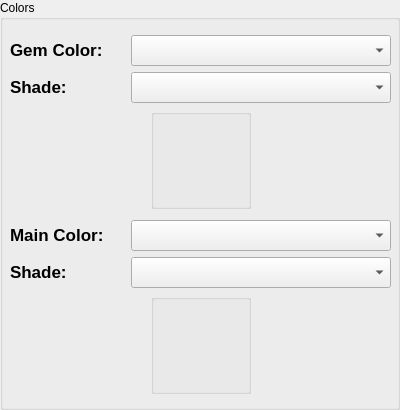
                  <widget class="QGroupBox" name="colors_group_box">
                   <property name="title">
                    <string>Colors</string>
                   </property>
                   <widget class="QWidget" name="verticalLayoutWidget_15">
                    <property name="geometry">
                     <rect>
                      <x>10</x>
                      <y>30</y>
                      <width>381</width>
                      <height>371</height>
                     </rect>
                    </property>
                    <layout class="QVBoxLayout" name="verticalLayout_17">
                     <item>
                      <layout class="QVBoxLayout" name="verticalLayout_9">
                       <item>
                        <layout class="QHBoxLayout" name="color_hor_layout">
                         <item>
                          <widget class="QLabel" name="color_label">
                           <property name="sizePolicy">
                            <sizepolicy hsizetype="Preferred" vsizetype="Fixed">
                             <horstretch>0</horstretch>
                             <verstretch>0</verstretch>
                            </sizepolicy>
                           </property>
                           <property name="maximumSize">
                            <size>
                             <width>115</width>
                             <height>30</height>
                            </size>
                           </property>
                           <property name="font">
                            <font>
                             <pointsize>13</pointsize>
                             <weight>75</weight>
                             <bold>true</bold>
                            </font>
                           </property>
                           <property name="text">
                            <string>Gem Color:</string>
                           </property>
                          </widget>
                         </item>
                         <item>
                          <widget class="QComboBox" name="color_combo_box">
                           <property name="minimumSize">
                            <size>
                             <width>0</width>
                             <height>0</height>
                            </size>
                           </property>
                           <property name="font">
                            <font>
                             <pointsize>14</pointsize>
                            </font>
                           </property>
                           <property name="iconSize">
                            <size>
                             <width>20</width>
                             <height>16</height>
                            </size>
                           </property>
                          </widget>
                         </item>
                        </layout>
                       </item>
                       <item>
                        <layout class="QHBoxLayout" name="color_hor_layout_3">
                         <item>
                          <widget class="QLabel" name="shade_label">
                           <property name="sizePolicy">
                            <sizepolicy hsizetype="Preferred" vsizetype="Fixed">
                             <horstretch>0</horstretch>
                             <verstretch>0</verstretch>
                            </sizepolicy>
                           </property>
                           <property name="maximumSize">
                            <size>
                             <width>115</width>
                             <height>30</height>
                            </size>
                           </property>
                           <property name="font">
                            <font>
                             <pointsize>13</pointsize>
                             <weight>75</weight>
                             <bold>true</bold>
                            </font>
                           </property>
                           <property name="text">
                            <string>Shade:</string>
                           </property>
                          </widget>
                         </item>
                         <item>
                          <widget class="QComboBox" name="shade_combo_box">
                           <property name="font">
                            <font>
                             <pointsize>14</pointsize>
                            </font>
                           </property>
                          </widget>
                         </item>
                        </layout>
                       </item>
                       <item>
                        <layout class="QHBoxLayout" name="horizontalLayout_5">
                         <item>
                          <spacer name="horizontalSpacer_3">
                           <property name="orientation">
                            <enum>Qt::Horizontal</enum>
                           </property>
                           <property name="sizeHint" stdset="0">
                            <size>
                             <width>40</width>
                             <height>20</height>
                            </size>
                           </property>
                          </spacer>
                         </item>
                         <item>
                          <widget class="QGroupBox" name="color_display">
                           <property name="sizePolicy">
                            <sizepolicy hsizetype="Preferred" vsizetype="Fixed">
                             <horstretch>0</horstretch>
                             <verstretch>0</verstretch>
                            </sizepolicy>
                           </property>
                           <property name="minimumSize">
                            <size>
                             <width>100</width>
                             <height>100</height>
                            </size>
                           </property>
                           <property name="maximumSize">
                            <size>
                             <width>100</width>
                             <height>100</height>
                            </size>
                           </property>
                           <property name="title">
                            <string/>
                           </property>
                          </widget>
                         </item>
                         <item>
                          <spacer name="horizontalSpacer_4">
                           <property name="orientation">
                            <enum>Qt::Horizontal</enum>
                           </property>
                           <property name="sizeHint" stdset="0">
                            <size>
                             <width>40</width>
                             <height>20</height>
                            </size>
                           </property>
                          </spacer>
                         </item>
                        </layout>
                       </item>
                      </layout>
                     </item>
                     <item>
                      <layout class="QVBoxLayout" name="verticalLayout_19">
                       <item>
                        <layout class="QHBoxLayout" name="color_hor_layout_5">
                         <item>
                          <widget class="QLabel" name="main_color_label">
                           <property name="sizePolicy">
                            <sizepolicy hsizetype="Preferred" vsizetype="Fixed">
                             <horstretch>0</horstretch>
                             <verstretch>0</verstretch>
                            </sizepolicy>
                           </property>
                           <property name="maximumSize">
                            <size>
                             <width>115</width>
                             <height>30</height>
                            </size>
                           </property>
                           <property name="font">
                            <font>
                             <pointsize>13</pointsize>
                             <weight>75</weight>
                             <bold>true</bold>
                            </font>
                           </property>
                           <property name="text">
                            <string>Main Color:</string>
                           </property>
                          </widget>
                         </item>
                         <item>
                          <widget class="QComboBox" name="main_color_combo_box">
                           <property name="minimumSize">
                            <size>
                             <width>0</width>
                             <height>0</height>
                            </size>
                           </property>
                           <property name="font">
                            <font>
                             <pointsize>14</pointsize>
                            </font>
                           </property>
                           <property name="iconSize">
                            <size>
                             <width>20</width>
                             <height>16</height>
                            </size>
                           </property>
                          </widget>
                         </item>
                        </layout>
                       </item>
                       <item>
                        <layout class="QHBoxLayout" name="color_hor_layout_6">
                         <item>
                          <widget class="QLabel" name="main_shade_label">
                           <property name="sizePolicy">
                            <sizepolicy hsizetype="Preferred" vsizetype="Fixed">
                             <horstretch>0</horstretch>
                             <verstretch>0</verstretch>
                            </sizepolicy>
                           </property>
                           <property name="maximumSize">
                            <size>
                             <width>115</width>
                             <height>30</height>
                            </size>
                           </property>
                           <property name="font">
                            <font>
                             <pointsize>13</pointsize>
                             <weight>75</weight>
                             <bold>true</bold>
                            </font>
                           </property>
                           <property name="text">
                            <string>Shade:</string>
                           </property>
                          </widget>
                         </item>
                         <item>
                          <widget class="QComboBox" name="main_shade_combo_box">
                           <property name="font">
                            <font>
                             <pointsize>14</pointsize>
                            </font>
                           </property>
                          </widget>
                         </item>
                        </layout>
                       </item>
                       <item>
                        <layout class="QHBoxLayout" name="horizontalLayout_16">
                         <item>
                          <spacer name="horizontalSpacer_23">
                           <property name="orientation">
                            <enum>Qt::Horizontal</enum>
                           </property>
                           <property name="sizeHint" stdset="0">
                            <size>
                             <width>40</width>
                             <height>20</height>
                            </size>
                           </property>
                          </spacer>
                         </item>
                         <item>
                          <widget class="QGroupBox" name="main_color_display">
                           <property name="sizePolicy">
                            <sizepolicy hsizetype="Preferred" vsizetype="Fixed">
                             <horstretch>0</horstretch>
                             <verstretch>0</verstretch>
                            </sizepolicy>
                           </property>
                           <property name="minimumSize">
                            <size>
                             <width>100</width>
                             <height>100</height>
                            </size>
                           </property>
                           <property name="maximumSize">
                            <size>
                             <width>100</width>
                             <height>100</height>
                            </size>
                           </property>
                           <property name="title">
                            <string/>
                           </property>
                          </widget>
                         </item>
                         <item>
                          <spacer name="horizontalSpacer_24">
                           <property name="orientation">
                            <enum>Qt::Horizontal</enum>
                           </property>
                           <property name="sizeHint" stdset="0">
                            <size>
                             <width>40</width>
                             <height>20</height>
                            </size>
                           </property>
                          </spacer>
                         </item>
                        </layout>
                       </item>
                      </layout>
                     </item>
                    </layout>
                   </widget>
                  </widget>
